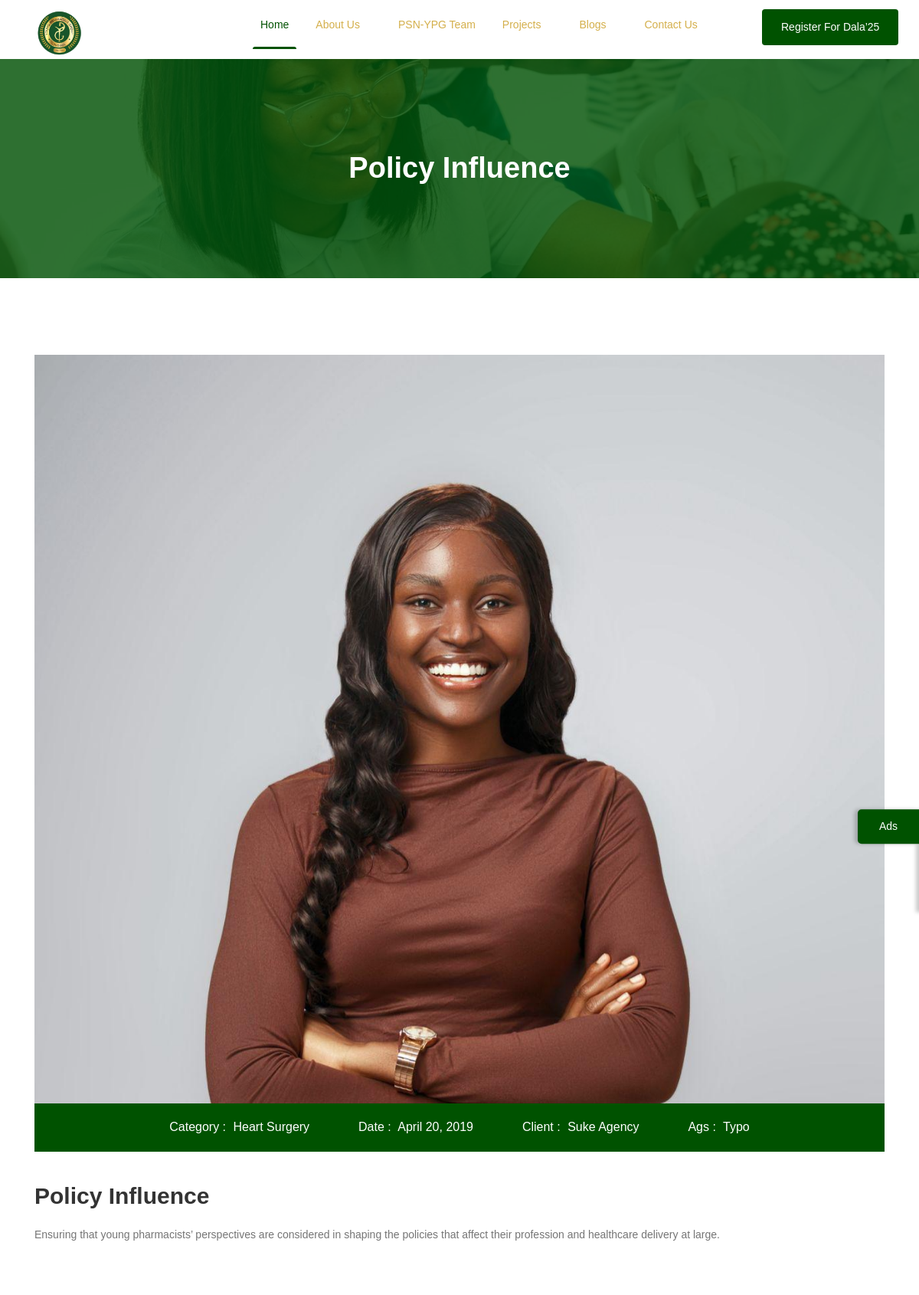
The app's page /whypsn_article_detail/1/ (upper part), older data.
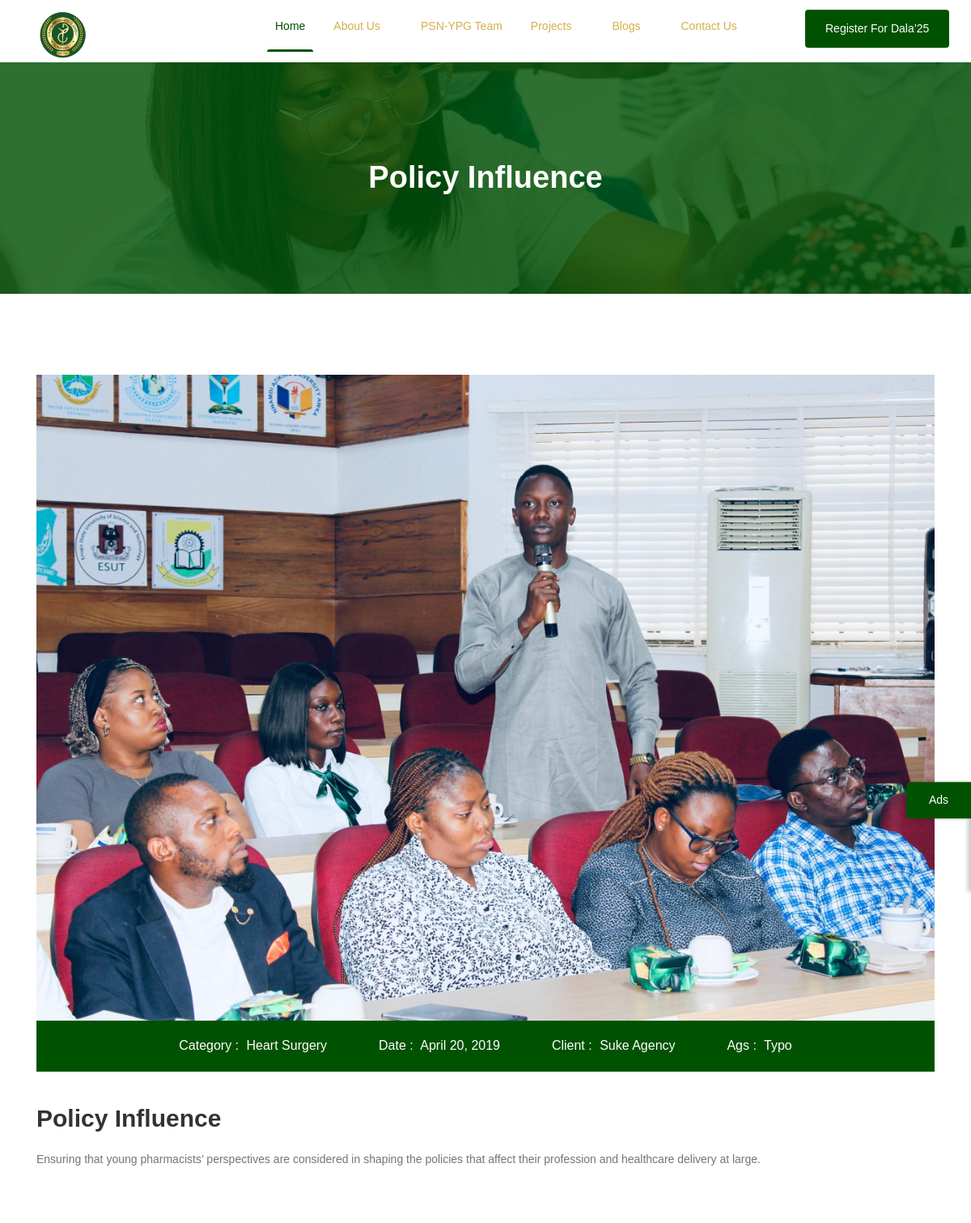
The same page, newer data.
### psnypg/models.py (models this page shows, shortened)
class WhyPSNYPG(models.Model):
    why_psnypg_title = models.CharField(max_length=255)
    why_psnypg_description = models.TextField()
    why_psnypg_slug = models.SlugField (max_length=255,blank=True, null=True)
    why_psnypg_img = models.ImageField(upload_to=' why_psnypg_images/')
    why_psnypg_publish_date = models.DateTimeField(auto_now_add=True)
    why_psnypg_author = models.ForeignKey(User, on_delete=models.CASCADE)
    class Meta:
        ordering = ['-why_psnypg_publish_date']

### psnypg/views.py (the view, shortened to what this page needs)
# urls.py: path('whypsn_article_detail/<int:pk>/', WhyPsnypgArticleDetailView.as_view(), name='whypsn_article_detail'),
class WhyPsnypgArticleDetailView(DetailView):
    model = WhyPSNYPG
    template_name = 'psnypg/why_psn_article.html'

### templates/psnypg/why_psn_article.html (shortened to what this page needs)
{% extends "base.html" %}
{% load static %}
{% block content%}
		<div class="breadcrumbs overlay">
			<div class="container">
				<div class="bread-inner">
					<div class="row">
						<div class="col-12">
							<h2>{{object.why_psnypg_title }}</h2>
						</div>
					</div>
				</div>
			</div>
		</div>
		<section class="pf-details section">
			<div class="container">
				<div class="row">
					<div class="col-12">
						<div class="inner-content">
                                    <img src="{{object.why_psnypg_img.url }}" alt="why images">
							<div class="date">
								<ul>
									<li><span>Category :</span> Heart Surgery</li>
									<li><span>Date :</span> April 20, 2019</li>
									<li><span>Client :</span> Suke Agency</li>
									<li><span>Ags :</span> Typo</li>
								</ul>
							</div>
							<div class="body-text">
								<h3>{{object.why_psnypg_title }}</h3>
								<p>{{object.why_psnypg_description}}</p>
							</div>
						</div>
					</div>
				</div>
			</div>
		</section>
		{% endblock %}

Row changes from the older to the newer data that the page shows:
changed WhyPSNYPG "Policy Influence": why_psnypg_img: a different picture
